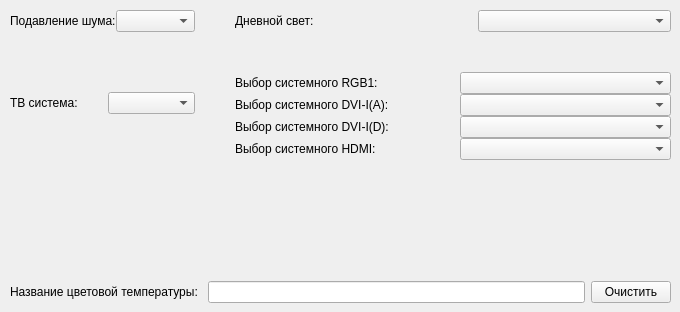
    <widget class="QWidget" name="tab_2">
     <attribute name="title">
      <string>Изображение</string>
     </attribute>
     <widget class="QWidget" name="layoutWidget">
      <property name="geometry">
       <rect>
        <x>0</x>
        <y>10</y>
        <width>671</width>
        <height>293</height>
       </rect>
      </property>
      <layout class="QVBoxLayout" name="verticalLayout_31">
       <item>
        <layout class="QFormLayout" name="formLayout_2">
         <property name="horizontalSpacing">
          <number>40</number>
         </property>
         <item row="0" column="0">
          <layout class="QVBoxLayout" name="verticalLayout_29">
           <property name="leftMargin">
            <number>10</number>
           </property>
           <item>
            <layout class="QHBoxLayout" name="horizontalLayout_7">
             <item>
              <widget class="QLabel" name="label_20">
               <property name="text">
                <string>Подавление шума:</string>
               </property>
              </widget>
             </item>
             <item>
              <widget class="QComboBox" name="noiseRed">
               <item>
                <property name="text">
                 <string/>
                </property>
               </item>
               <item>
                <property name="text">
                 <string>OFF</string>
                </property>
               </item>
               <item>
                <property name="text">
                 <string>ON</string>
                </property>
               </item>
              </widget>
             </item>
            </layout>
           </item>
           <item>
            <spacer name="verticalSpacer_4">
             <property name="orientation">
              <enum>Qt::Vertical</enum>
             </property>
             <property name="sizeType">
              <enum>QSizePolicy::Fixed</enum>
             </property>
             <property name="sizeHint" stdset="0">
              <size>
               <width>20</width>
               <height>60</height>
              </size>
             </property>
            </spacer>
           </item>
           <item>
            <layout class="QHBoxLayout" name="horizontalLayout_5">
             <property name="spacing">
              <number>30</number>
             </property>
             <item>
              <widget class="QLabel" name="label_19">
               <property name="text">
                <string>ТВ система:</string>
               </property>
              </widget>
             </item>
             <item>
              <widget class="QComboBox" name="TVsystem">
               <item>
                <property name="text">
                 <string/>
                </property>
               </item>
               <item>
                <property name="text">
                 <string>AUTO</string>
                </property>
               </item>
               <item>
                <property name="text">
                 <string>NTSC</string>
                </property>
               </item>
               <item>
                <property name="text">
                 <string>NTSC4.43</string>
                </property>
               </item>
               <item>
                <property name="text">
                 <string>PAL</string>
                </property>
               </item>
               <item>
                <property name="text">
                 <string>PAL-M</string>
                </property>
               </item>
               <item>
                <property name="text">
                 <string>PAL-N</string>
                </property>
               </item>
               <item>
                <property name="text">
                 <string>SECAM</string>
                </property>
               </item>
               <item>
                <property name="text">
                 <string>PAL60</string>
                </property>
               </item>
              </widget>
             </item>
            </layout>
           </item>
          </layout>
         </item>
         <item row="0" column="1">
          <layout class="QVBoxLayout" name="verticalLayout_30">
           <item>
            <layout class="QHBoxLayout" name="horizontalLayout_18">
             <property name="spacing">
              <number>50</number>
             </property>
             <item>
              <widget class="QLabel" name="label_24">
               <property name="text">
                <string>Дневной свет: </string>
               </property>
              </widget>
             </item>
             <item>
              <widget class="QComboBox" name="dayView">
               <item>
                <property name="text">
                 <string/>
                </property>
               </item>
               <item>
                <property name="text">
                 <string>OFF</string>
                </property>
               </item>
               <item>
                <property name="text">
                 <string>AUTO</string>
                </property>
               </item>
               <item>
                <property name="text">
                 <string>1</string>
                </property>
               </item>
               <item>
                <property name="text">
                 <string>2</string>
                </property>
               </item>
               <item>
                <property name="text">
                 <string>3</string>
                </property>
               </item>
              </widget>
             </item>
            </layout>
           </item>
           <item>
            <spacer name="verticalSpacer_5">
             <property name="orientation">
              <enum>Qt::Vertical</enum>
             </property>
             <property name="sizeType">
              <enum>QSizePolicy::Fixed</enum>
             </property>
             <property name="sizeHint" stdset="0">
              <size>
               <width>20</width>
               <height>40</height>
              </size>
             </property>
            </spacer>
           </item>
           <item>
            <layout class="QVBoxLayout" name="verticalLayout_6">
             <item>
              <layout class="QHBoxLayout" name="horizontalLayout_28">
               <property name="spacing">
                <number>14</number>
               </property>
               <item>
                <widget class="QLabel" name="label_34">
                 <property name="text">
                  <string>Выбор системного RGB1: </string>
                 </property>
                </widget>
               </item>
               <item>
                <widget class="QComboBox" name="syRGB1">
                 <item>
                  <property name="text">
                   <string/>
                  </property>
                 </item>
                 <item>
                  <property name="text">
                   <string>RGB</string>
                  </property>
                 </item>
                 <item>
                  <property name="text">
                   <string>YCBCR</string>
                  </property>
                 </item>
                 <item>
                  <property name="text">
                   <string>YPBPR</string>
                  </property>
                 </item>
                 <item>
                  <property name="text">
                   <string>VGA60</string>
                  </property>
                 </item>
                 <item>
                  <property name="text">
                   <string>480p</string>
                  </property>
                 </item>
                 <item>
                  <property name="text">
                   <string>480pRGB</string>
                  </property>
                 </item>
                </widget>
               </item>
              </layout>
             </item>
             <item>
              <layout class="QHBoxLayout" name="horizontalLayout_20">
               <property name="spacing">
                <number>14</number>
               </property>
               <item>
                <widget class="QLabel" name="label_28">
                 <property name="text">
                  <string>Выбор системного DVI-I(A): </string>
                 </property>
                </widget>
               </item>
               <item>
                <widget class="QComboBox" name="sysDVIA">
                 <item>
                  <property name="text">
                   <string/>
                  </property>
                 </item>
                 <item>
                  <property name="text">
                   <string>RGB</string>
                  </property>
                 </item>
                 <item>
                  <property name="text">
                   <string>YCBCR</string>
                  </property>
                 </item>
                 <item>
                  <property name="text">
                   <string>YPBPR</string>
                  </property>
                 </item>
                </widget>
               </item>
              </layout>
             </item>
             <item>
              <layout class="QHBoxLayout" name="horizontalLayout_11">
               <property name="spacing">
                <number>14</number>
               </property>
               <item>
                <widget class="QLabel" name="label_27">
                 <property name="text">
                  <string>Выбор системного DVI-I(D): </string>
                 </property>
                </widget>
               </item>
               <item>
                <widget class="QComboBox" name="sysDVID">
                 <item>
                  <property name="text">
                   <string/>
                  </property>
                 </item>
                 <item>
                  <property name="text">
                   <string>RGB</string>
                  </property>
                 </item>
                 <item>
                  <property name="text">
                   <string>YCBCR444</string>
                  </property>
                 </item>
                 <item>
                  <property name="text">
                   <string>YCBCR422</string>
                  </property>
                 </item>
                </widget>
               </item>
              </layout>
             </item>
             <item>
              <layout class="QHBoxLayout" name="horizontalLayout_10">
               <property name="spacing">
                <number>14</number>
               </property>
               <item>
                <widget class="QLabel" name="label_26">
                 <property name="text">
                  <string>Выбор системного HDMI: </string>
                 </property>
                </widget>
               </item>
               <item>
                <widget class="QComboBox" name="sysHDMI">
                 <item>
                  <property name="text">
                   <string/>
                  </property>
                 </item>
                 <item>
                  <property name="text">
                   <string>AUTO</string>
                  </property>
                 </item>
                 <item>
                  <property name="text">
                   <string>RGB</string>
                  </property>
                 </item>
                 <item>
                  <property name="text">
                   <string>YCBCR444</string>
                  </property>
                 </item>
                 <item>
                  <property name="text">
                   <string>YCBCR422</string>
                  </property>
                 </item>
                </widget>
               </item>
              </layout>
             </item>
            </layout>
           </item>
          </layout>
         </item>
        </layout>
       </item>
       <item>
        <spacer name="verticalSpacer_6">
         <property name="orientation">
          <enum>Qt::Vertical</enum>
         </property>
         <property name="sizeType">
          <enum>QSizePolicy::Fixed</enum>
         </property>
         <property name="sizeHint" stdset="0">
          <size>
           <width>20</width>
           <height>40</height>
          </size>
         </property>
        </spacer>
       </item>
       <item>
        <layout class="QHBoxLayout" name="horizontalLayout_17">
         <property name="leftMargin">
          <number>10</number>
         </property>
         <item>
          <widget class="QLabel" name="label_21">
           <property name="text">
            <string>Название цветовой температуры: </string>
           </property>
          </widget>
         </item>
         <item>
          <widget class="QLineEdit" name="setName">
           <property name="text">
            <string/>
           </property>
          </widget>
         </item>
         <item>
          <widget class="QPushButton" name="clear">
           <property name="text">
            <string>Очистить</string>
           </property>
          </widget>
         </item>
        </layout>
       </item>
      </layout>
     </widget>
    </widget>
